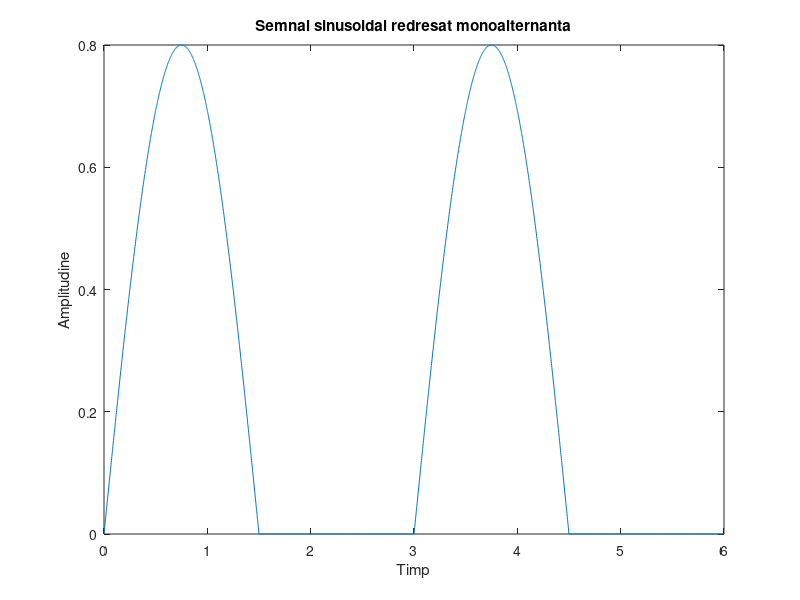

Source code (MATLAB):
A=0.8;               % amplitudinea semnalului
T=3;                 %perioada semnalului
figure(11)
t=0:0.002:6;         %rezolutia temporara de 2 ms. Daca dorim sa avem rezolutia temporara de 20 ms, respectiv 200 ms vom modifica t-ul astfel: t= 0:0.02:6, respectiv t= 0:0.2:6
s=A*sin(2*pi*t*1/T); %se inmulteste functia cu amplitudinea iar argumentul sinusului se imparte la perioada semnalului neredresat pentru a obtine graficul dorit
s(s<0) = 0;          %toate elementele mai mici decat 0 sunt transformate in 0, deci se face monoredresarea
plot(t, s)
title('Semnal sinusoidal redresat monoalternanta')
xlabel('Timp')
ylabel('Amplitudine')
